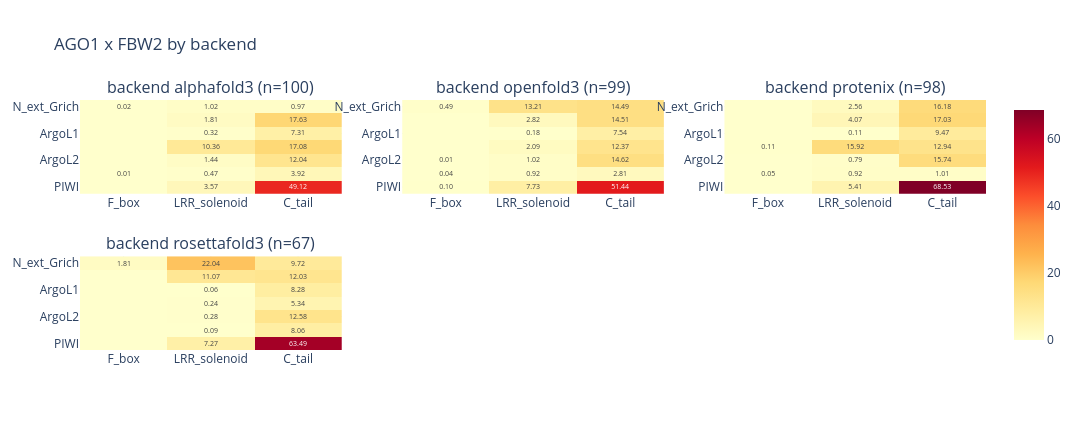
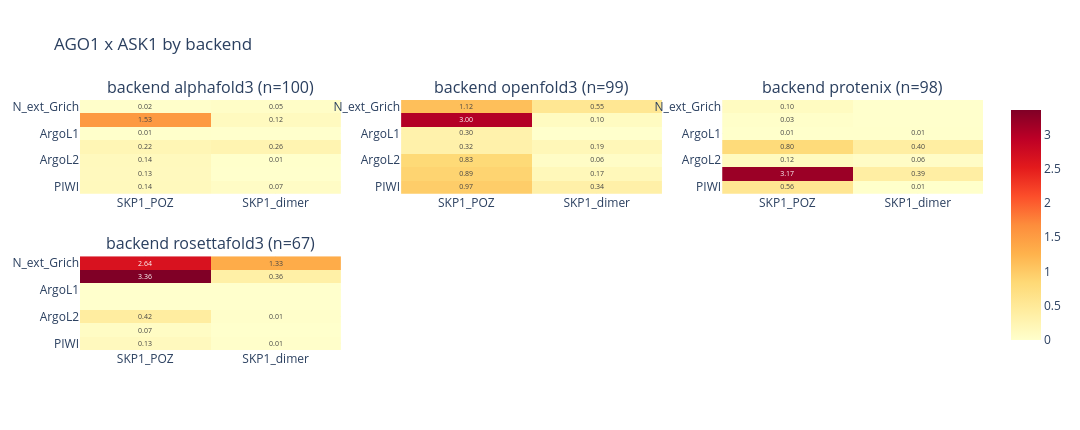

The cell these charts' notebook holds for them, in order:
### Markdown cell above
## Per-backend breakdown

Cross-architecture agreement check: do the six ABCfold backends place the
same domain–domain contacts? One panel per couple, one heatmap per surviving
backend, shared colour scale.

### Code cell
backends = sorted(df["backend"].dropna().unique())
backend_n_models = df.groupby("backend")["fname"].nunique()
print(f"{len(backends)} backend(s): " + ", ".join(f'{b} (n={backend_n_models[b]})' for b in backends))
panel_by("backend", backends, backend_n_models, "backend", "per_backend")

### Figure 1 — Plotly figure (JSON) as saved in the notebook; plotly's stock layout.template omitted (floating-point values rounded to 4 significant figures)
{"data": [{"colorscale": [[0.0, "rgb(255,255,204)"], [0.125, "rgb(255,237,160)"], [0.25, "rgb(254,217,118)"], [0.375, "rgb(254,178,76)"], [0.5, "rgb(253,141,60)"], [0.625, "rgb(252,78,42)"], [0.75, "rgb(227,26,28)"], [0.875, "rgb(189,0,38)"], [1.0, "rgb(128,0,38)"]], "hovertemplate": "backend alphafold3<br>%{y} / %{x}<br>%{z:.3f}/model<extra></extra>", "showscale": false, "text": [["0.02", "1.02", "0.97"], ["", "1.81", "17.63"], ["", "0.32", "7.31"], ["", "10.36", "17.08"], ["", "1.44", "12.04"], ["0.01", "0.47", "3.92"], ["", "3.57", "49.12"]], "textfont": {"size": 7}, "texttemplate": "%{text}", "type": "heatmap", "x": ["F_box", "LRR_solenoid", "C_tail"], "xaxis": "x", "y": ["N_ext_Grich", "ArgoN", "ArgoL1", "PAZ", "ArgoL2", "MID", "PIWI"], "yaxis": "y", "z": [[0.02, 1.02, 0.97], [0.0, 1.81, 17.63], [0.0, 0.32, 7.31], [0.0, 10.36, 17.08], [0.0, 1.44, 12.04], [0.01, 0.47, 3.92], [0.0, 3.57, 49.12]], "zmax": 68.53, "zmin": 0}, {"colorscale": [[0.0, "rgb(255,255,204)"], [0.125, "rgb(255,237,160)"], [0.25, "rgb(254,217,118)"], [0.375, "rgb(254,178,76)"], [0.5, "rgb(253,141,60)"], [0.625, "rgb(252,78,42)"], [0.75, "rgb(227,26,28)"], [0.875, "rgb(189,0,38)"], [1.0, "rgb(128,0,38)"]], "hovertemplate": "backend openfold3<br>%{y} / %{x}<br>%{z:.3f}/model<extra></extra>", "showscale": false, "text": [["0.49", "13.21", "14.49"], ["", "2.82", "14.51"], ["", "0.18", "7.54"], ["", "2.09", "12.37"], ["0.01", "1.02", "14.62"], ["0.04", "0.92", "2.81"], ["0.10", "7.73", "51.44"]], "textfont": {"size": 7}, "texttemplate": "%{text}", "type": "heatmap", "x": ["F_box", "LRR_solenoid", "C_tail"], "xaxis": "x2", "y": ["N_ext_Grich", "ArgoN", "ArgoL1", "PAZ", "ArgoL2", "MID", "PIWI"], "yaxis": "y2", "z": [[0.4949, 13.21, 14.49], [0.0, 2.818, 14.51], [0.0, 0.1818, 7.535], [0.0, 2.091, 12.37], [0.0101, 1.02, 14.62], [0.0404, 0.9192, 2.808], [0.101, 7.727, 51.44]], "zmax": 68.53, "zmin": 0}, {"colorscale": [[0.0, "rgb(255,255,204)"], [0.125, "rgb(255,237,160)"], [0.25, "rgb(254,217,118)"], [0.375, "rgb(254,178,76)"], [0.5, "rgb(253,141,60)"], [0.625, "rgb(252,78,42)"], [0.75, "rgb(227,26,28)"], [0.875, "rgb(189,0,38)"], [1.0, "rgb(128,0,38)"]], "hovertemplate": "backend protenix<br>%{y} / %{x}<br>%{z:.3f}/model<extra></extra>", "showscale": false, "text": [["", "2.56", "16.18"], ["", "4.07", "17.03"], ["", "0.11", "9.47"], ["0.11", "15.92", "12.94"], ["", "0.79", "15.74"], ["0.05", "0.92", "1.01"], ["", "5.41", "68.53"]], "textfont": {"size": 7}, "texttemplate": "%{text}", "type": "heatmap", "x": ["F_box", "LRR_solenoid", "C_tail"], "xaxis": "x3", "y": ["N_ext_Grich", "ArgoN", "ArgoL1", "PAZ", "ArgoL2", "MID", "PIWI"], "yaxis": "y3", "z": [[0.0, 2.561, 16.18], [0.0, 4.071, 17.03], [0.0, 0.1122, 9.469], [0.1122, 15.92, 12.94], [0.0, 0.7857, 15.74], [0.05102, 0.9184, 1.01], [0.0, 5.408, 68.53]], "zmax": 68.53, "zmin": 0}, {"colorscale": [[0.0, "rgb(255,255,204)"], [0.125, "rgb(255,237,160)"], [0.25, "rgb(254,217,118)"], [0.375, "rgb(254,178,76)"], [0.5, "rgb(253,141,60)"], [0.625, "rgb(252,78,42)"], [0.75, "rgb(227,26,28)"], [0.875, "rgb(189,0,38)"], [1.0, "rgb(128,0,38)"]], "hovertemplate": "backend rosettafold3<br>%{y} / %{x}<br>%{z:.3f}/model<extra></extra>", "showscale": true, "text": [["1.81", "22.04", "9.72"], ["", "11.07", "12.03"], ["", "0.06", "8.28"], ["", "0.24", "5.34"], ["", "0.28", "12.58"], ["", "0.09", "8.06"], ["", "7.27", "63.49"]], "textfont": {"size": 7}, "texttemplate": "%{text}", "type": "heatmap", "x": ["F_box", "LRR_solenoid", "C_tail"], "xaxis": "x4", "y": ["N_ext_Grich", "ArgoN", "ArgoL1", "PAZ", "ArgoL2", "MID", "PIWI"], "yaxis": "y4", "z": [[1.806, 22.04, 9.716], [0.0, 11.07, 12.03], [0.0, 0.0597, 8.284], [0.0, 0.2388, 5.343], [0.0, 0.2836, 12.58], [0.0, 0.08955, 8.06], [0.0, 7.269, 63.49]], "zmax": 68.53, "zmin": 0}], "layout": {"annotations": [{"font": {"size": 16}, "showarrow": false, "text": "backend alphafold3 (n=100)", "x": 0.1444, "xanchor": "center", "xref": "paper", "y": 1.0, "yanchor": "bottom", "yref": "paper"}, {"font": {"size": 16}, "showarrow": false, "text": "backend openfold3 (n=99)", "x": 0.5, "xanchor": "center", "xref": "paper", "y": 1.0, "yanchor": "bottom", "yref": "paper"}, {"font": {"size": 16}, "showarrow": false, "text": "backend protenix (n=98)", "x": 0.8556, "xanchor": "center", "xref": "paper", "y": 1.0, "yanchor": "bottom", "yref": "paper"}, {"font": {"size": 16}, "showarrow": false, "text": "backend rosettafold3 (n=67)", "x": 0.1444, "xanchor": "center", "xref": "paper", "y": 0.375, "yanchor": "bottom", "yref": "paper"}], "height": 430, "title": {"text": "AGO1 x FBW2 by backend"}, "width": 1080, "xaxis": {"anchor": "y", "domain": [0.0, 0.2889]}, "xaxis2": {"anchor": "y2", "domain": [0.3556, 0.6444]}, "xaxis3": {"anchor": "y3", "domain": [0.7111, 1.0]}, "xaxis4": {"anchor": "y4", "domain": [0.0, 0.2889]}, "xaxis5": {"anchor": "y5", "domain": [0.3556, 0.6444]}, "xaxis6": {"anchor": "y6", "domain": [0.7111, 1.0]}, "yaxis": {"anchor": "x", "autorange": "reversed", "domain": [0.625, 1.0]}, "yaxis2": {"anchor": "x2", "autorange": "reversed", "domain": [0.625, 1.0]}, "yaxis3": {"anchor": "x3", "autorange": "reversed", "domain": [0.625, 1.0]}, "yaxis4": {"anchor": "x4", "autorange": "reversed", "domain": [0.0, 0.375]}, "yaxis5": {"anchor": "x5", "autorange": "reversed", "domain": [0.0, 0.375]}, "yaxis6": {"anchor": "x6", "autorange": "reversed", "domain": [0.0, 0.375]}}}

### Figure 2 — Plotly figure (JSON) as saved in the notebook; plotly's stock layout.template omitted (floating-point values rounded to 4 significant figures)
{"data": [{"colorscale": [[0.0, "rgb(255,255,204)"], [0.125, "rgb(255,237,160)"], [0.25, "rgb(254,217,118)"], [0.375, "rgb(254,178,76)"], [0.5, "rgb(253,141,60)"], [0.625, "rgb(252,78,42)"], [0.75, "rgb(227,26,28)"], [0.875, "rgb(189,0,38)"], [1.0, "rgb(128,0,38)"]], "hovertemplate": "backend alphafold3<br>%{y} / %{x}<br>%{z:.3f}/model<extra></extra>", "showscale": false, "text": [["0.02", "0.05"], ["1.53", "0.12"], ["0.01", ""], ["0.22", "0.26"], ["0.14", "0.01"], ["0.13", ""], ["0.14", "0.07"]], "textfont": {"size": 7}, "texttemplate": "%{text}", "type": "heatmap", "x": ["SKP1_POZ", "SKP1_dimer"], "xaxis": "x", "y": ["N_ext_Grich", "ArgoN", "ArgoL1", "PAZ", "ArgoL2", "MID", "PIWI"], "yaxis": "y", "z": [[0.02, 0.05], [1.53, 0.12], [0.01, 0.0], [0.22, 0.26], [0.14, 0.01], [0.13, 0.0], [0.14, 0.07]], "zmax": 3.358, "zmin": 0}, {"colorscale": [[0.0, "rgb(255,255,204)"], [0.125, "rgb(255,237,160)"], [0.25, "rgb(254,217,118)"], [0.375, "rgb(254,178,76)"], [0.5, "rgb(253,141,60)"], [0.625, "rgb(252,78,42)"], [0.75, "rgb(227,26,28)"], [0.875, "rgb(189,0,38)"], [1.0, "rgb(128,0,38)"]], "hovertemplate": "backend openfold3<br>%{y} / %{x}<br>%{z:.3f}/model<extra></extra>", "showscale": false, "text": [["1.12", "0.55"], ["3.00", "0.10"], ["0.30", ""], ["0.32", "0.19"], ["0.83", "0.06"], ["0.89", "0.17"], ["0.97", "0.34"]], "textfont": {"size": 7}, "texttemplate": "%{text}", "type": "heatmap", "x": ["SKP1_POZ", "SKP1_dimer"], "xaxis": "x2", "y": ["N_ext_Grich", "ArgoN", "ArgoL1", "PAZ", "ArgoL2", "MID", "PIWI"], "yaxis": "y2", "z": [[1.121, 0.5455], [3.0, 0.101], [0.303, 0.0], [0.3232, 0.1919], [0.8283, 0.06061], [0.8889, 0.1717], [0.9697, 0.3434]], "zmax": 3.358, "zmin": 0}, {"colorscale": [[0.0, "rgb(255,255,204)"], [0.125, "rgb(255,237,160)"], [0.25, "rgb(254,217,118)"], [0.375, "rgb(254,178,76)"], [0.5, "rgb(253,141,60)"], [0.625, "rgb(252,78,42)"], [0.75, "rgb(227,26,28)"], [0.875, "rgb(189,0,38)"], [1.0, "rgb(128,0,38)"]], "hovertemplate": "backend protenix<br>%{y} / %{x}<br>%{z:.3f}/model<extra></extra>", "showscale": false, "text": [["0.10", ""], ["0.03", ""], ["0.01", "0.01"], ["0.80", "0.40"], ["0.12", "0.06"], ["3.17", "0.39"], ["0.56", "0.01"]], "textfont": {"size": 7}, "texttemplate": "%{text}", "type": "heatmap", "x": ["SKP1_POZ", "SKP1_dimer"], "xaxis": "x3", "y": ["N_ext_Grich", "ArgoN", "ArgoL1", "PAZ", "ArgoL2", "MID", "PIWI"], "yaxis": "y3", "z": [[0.102, 0.0], [0.03061, 0.0], [0.0102, 0.0102], [0.7959, 0.398], [0.1224, 0.06122], [3.173, 0.3878], [0.5612, 0.0102]], "zmax": 3.358, "zmin": 0}, {"colorscale": [[0.0, "rgb(255,255,204)"], [0.125, "rgb(255,237,160)"], [0.25, "rgb(254,217,118)"], [0.375, "rgb(254,178,76)"], [0.5, "rgb(253,141,60)"], [0.625, "rgb(252,78,42)"], [0.75, "rgb(227,26,28)"], [0.875, "rgb(189,0,38)"], [1.0, "rgb(128,0,38)"]], "hovertemplate": "backend rosettafold3<br>%{y} / %{x}<br>%{z:.3f}/model<extra></extra>", "showscale": true, "text": [["2.64", "1.33"], ["3.36", "0.36"], ["", ""], ["", ""], ["0.42", "0.01"], ["0.07", ""], ["0.13", "0.01"]], "textfont": {"size": 7}, "texttemplate": "%{text}", "type": "heatmap", "x": ["SKP1_POZ", "SKP1_dimer"], "xaxis": "x4", "y": ["N_ext_Grich", "ArgoN", "ArgoL1", "PAZ", "ArgoL2", "MID", "PIWI"], "yaxis": "y4", "z": [[2.642, 1.328], [3.358, 0.3582], [0.0, 0.0], [0.0, 0.0], [0.4179, 0.01493], [0.07463, 0.0], [0.1343, 0.01493]], "zmax": 3.358, "zmin": 0}], "layout": {"annotations": [{"font": {"size": 16}, "showarrow": false, "text": "backend alphafold3 (n=100)", "x": 0.1444, "xanchor": "center", "xref": "paper", "y": 1.0, "yanchor": "bottom", "yref": "paper"}, {"font": {"size": 16}, "showarrow": false, "text": "backend openfold3 (n=99)", "x": 0.5, "xanchor": "center", "xref": "paper", "y": 1.0, "yanchor": "bottom", "yref": "paper"}, {"font": {"size": 16}, "showarrow": false, "text": "backend protenix (n=98)", "x": 0.8556, "xanchor": "center", "xref": "paper", "y": 1.0, "yanchor": "bottom", "yref": "paper"}, {"font": {"size": 16}, "showarrow": false, "text": "backend rosettafold3 (n=67)", "x": 0.1444, "xanchor": "center", "xref": "paper", "y": 0.375, "yanchor": "bottom", "yref": "paper"}], "height": 430, "title": {"text": "AGO1 x ASK1 by backend"}, "width": 1080, "xaxis": {"anchor": "y", "domain": [0.0, 0.2889]}, "xaxis2": {"anchor": "y2", "domain": [0.3556, 0.6444]}, "xaxis3": {"anchor": "y3", "domain": [0.7111, 1.0]}, "xaxis4": {"anchor": "y4", "domain": [0.0, 0.2889]}, "xaxis5": {"anchor": "y5", "domain": [0.3556, 0.6444]}, "xaxis6": {"anchor": "y6", "domain": [0.7111, 1.0]}, "yaxis": {"anchor": "x", "autorange": "reversed", "domain": [0.625, 1.0]}, "yaxis2": {"anchor": "x2", "autorange": "reversed", "domain": [0.625, 1.0]}, "yaxis3": {"anchor": "x3", "autorange": "reversed", "domain": [0.625, 1.0]}, "yaxis4": {"anchor": "x4", "autorange": "reversed", "domain": [0.0, 0.375]}, "yaxis5": {"anchor": "x5", "autorange": "reversed", "domain": [0.0, 0.375]}, "yaxis6": {"anchor": "x6", "autorange": "reversed", "domain": [0.0, 0.375]}}}
